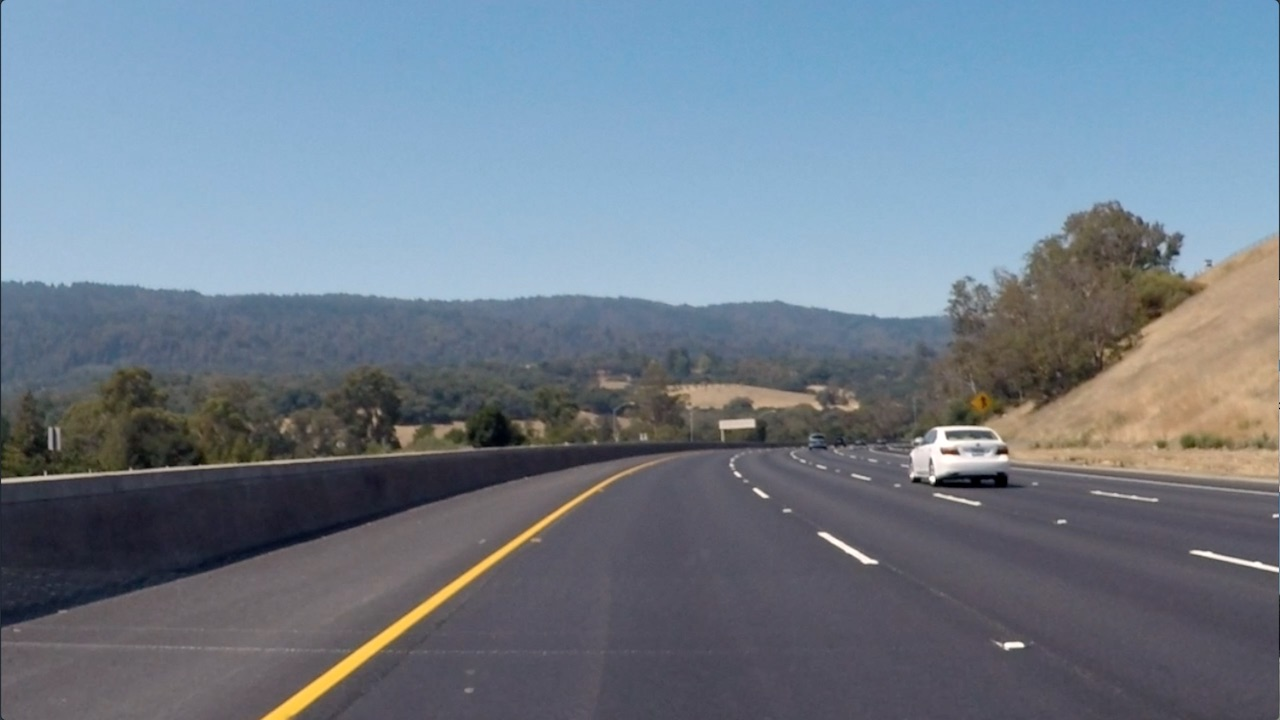
#> input picture convolutional-neural-networks/conv-visualization/data/curved_lane.jpg, 1280 x 720 px, found by its file name
$ jupyter execute Finding_Edges_and_Custom_Kernels.ipynb   (shell and % lines are left out)
#> lines starting #> are read from the running program, lines starting #| are printed output that depends on the picture
# Creating a Filter, Edge Detection

### Import resources and display image

[cell 1]
import matplotlib.pyplot as plt
import matplotlib.image as mpimg

import cv2
import numpy as np


# Read in the image
image = mpimg.imread('images/curved_lane.jpg')
#> image is the input picture: shape (720, 1280, 3); mean R, G, B 112.1, 125, 138.7

plt.imshow(image)

### Convert the image to grayscale

[cell 2]
# Convert to grayscale for filtering
gray = cv2.cvtColor(image, cv2.COLOR_RGB2GRAY)
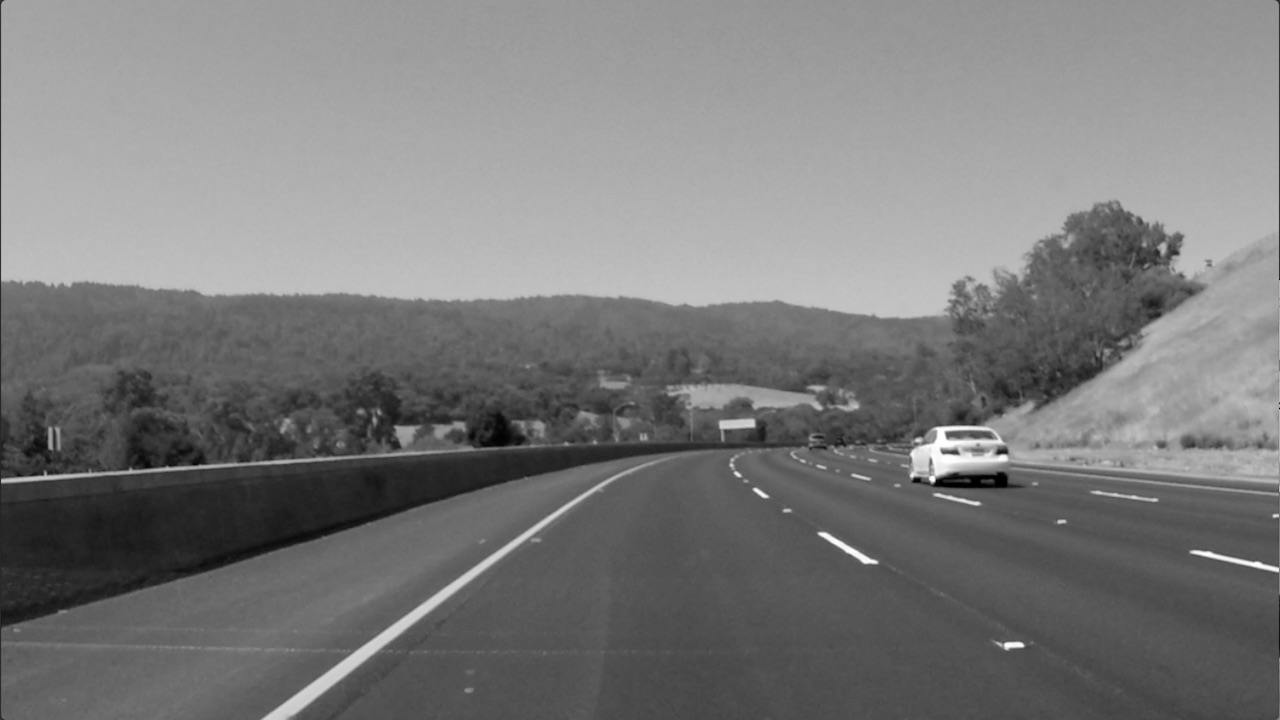
#> gray: shape (720, 1280); min 0, max 255, mean 122.7

plt.imshow(gray, cmap='gray')

### TODO: Create a custom kernel

Below, you've been given one common type of edge detection filter: a Sobel operator.

The Sobel filter is very commonly used in edge detection and in finding patterns in intensity in an image. Applying a Sobel filter to an image is a way of **taking (an approximation) of the derivative of the image** in the x or y direction, separately. The operators look as follows.

**It's up to you to create a Sobel x operator and apply it to the given image.**

For a challenge, see if you can put the image through a series of filters: first one that blurs the image (takes an average of pixels), and then one that detects the edges.

[cell 3]
# Create a custom kernel

# 3x3 array for edge detection
sobel_y = np.array([[ -1, -2, -1],
                   [ 0, 0, 0],
                   [ 1, 2, 1]])

## TODO: Create and apply a Sobel x operator
sobel_x = np.array([[-1, 0, 1],
                   [-2, 0, 2],
                   [-1, 0, 1]])

# Filter the image using filter2D, which has inputs: (grayscale image, bit-depth, kernel)
filtered_image = cv2.filter2D(gray, -1, sobel_y)

plt.imshow(filtered_image, cmap='gray')

### Test out other filters!

You're encouraged to create other kinds of filters and apply them to see what happens! As an **optional exercise**, try the following:
* Create a filter with decimal value weights.
* Create a 5x5 filter
* Apply your filters to the other images in the `images` directory.

[cell 4]
# Create a custom kernel

# 3x3 array for edge detection
sobel_y = np.array([[ -1, -2, -1, -2, -1],
                   [ 0, 0, 0, 0, 0],
                   [ 1, 2, 1, 2, 1]])

## TODO: Create and apply a Sobel x operator
sobel_x = np.array([[-1, 0, 1, 0, -1],
                   [-2, 0, 2, 0, -2],
                   [-1, 0, 1, 0, -1]])

# Filter the image using filter2D, which has inputs: (grayscale image, bit-depth, kernel)
filtered_image = cv2.filter2D(gray, -1, sobel_y)

plt.imshow(filtered_image, cmap='gray')

[cell 5]
# Read in the image
image = mpimg.imread('images/bridge_trees_example.jpg')
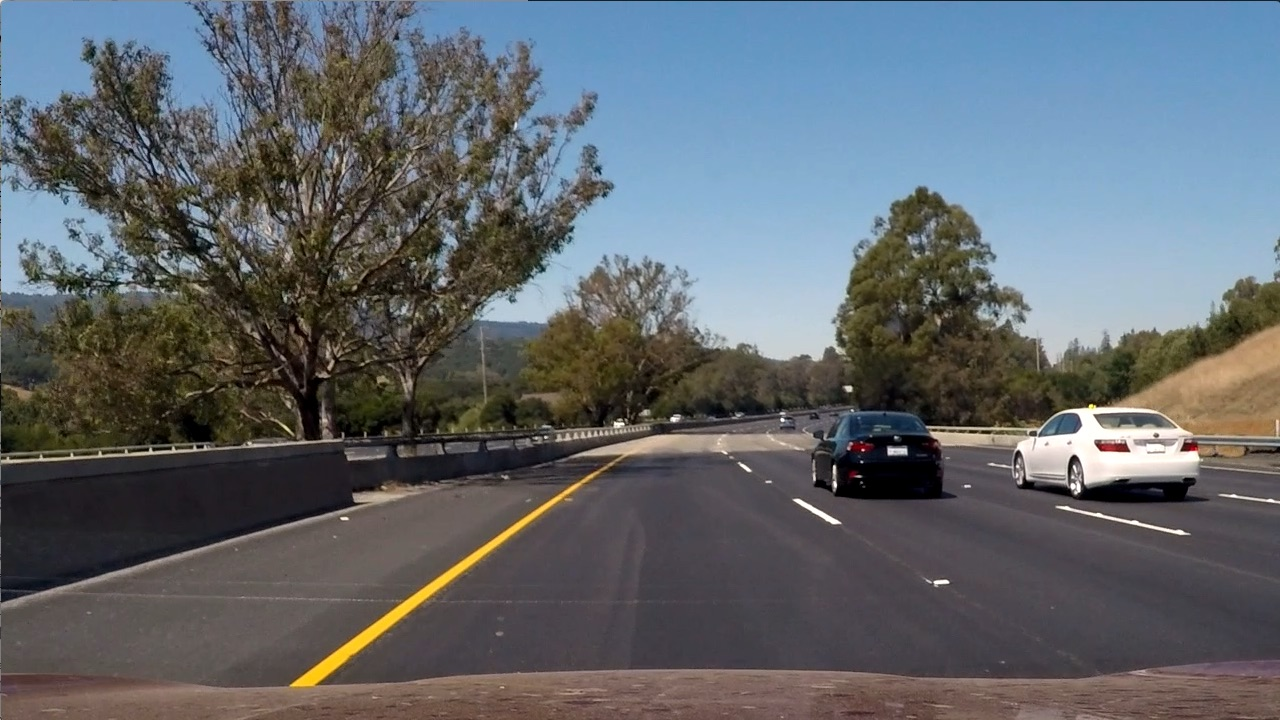
#> input picture convolutional-neural-networks/conv-visualization/data/bridge_trees_example.jpg, 1280 x 720 px, found by its file name
#> image is the input picture: shape (720, 1280, 3); mean R, G, B 97, 102.6, 107.9

plt.imshow(image)

[cell 6]
# Convert to grayscale for filtering
gray = cv2.cvtColor(image, cv2.COLOR_RGB2GRAY)
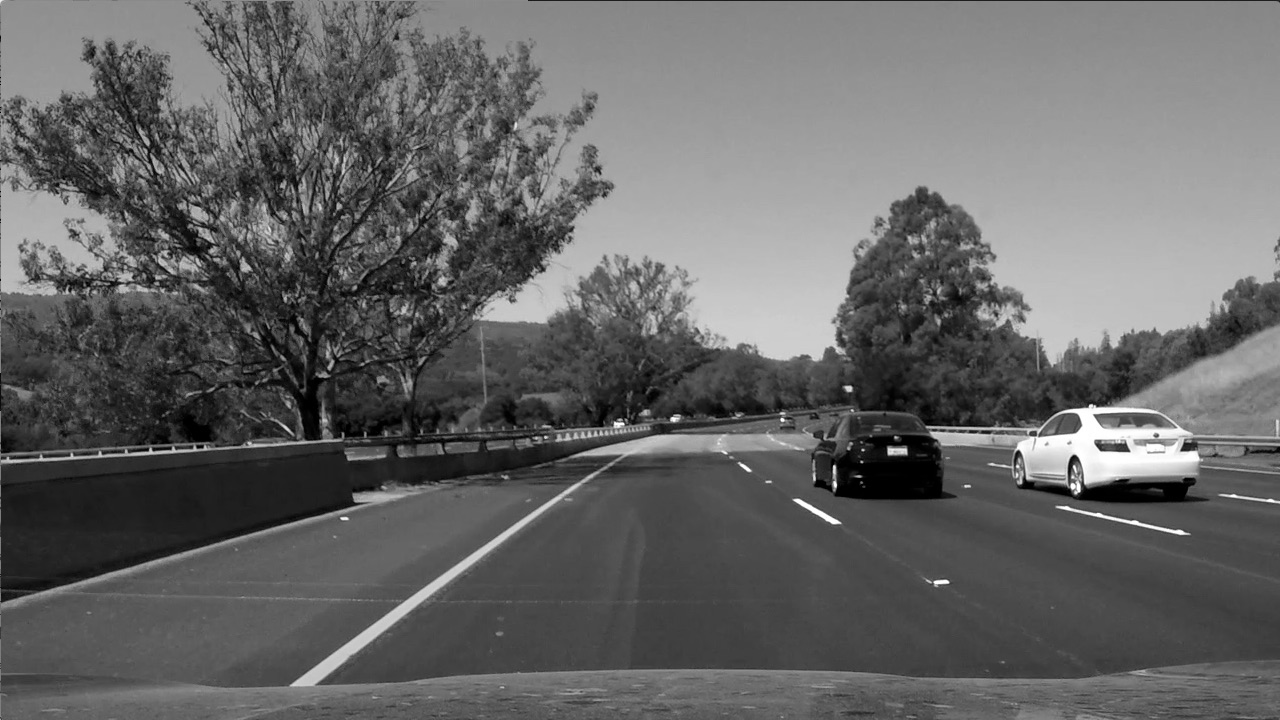
#> gray: shape (720, 1280); min 0, max 255, mean 101.5

plt.imshow(gray, cmap='gray')

[cell 7]
# Create a custom kernel

# 3x3 array for edge detection
sobel_y = np.array([[ -1, -2, -1],
                   [ 0, 0, 0],
                   [ 1, 2, 1]])

## TODO: Create and apply a Sobel x operator
sobel_x = np.array([[-1, 0, 1],
                   [-2, 0, 2],
                   [-1, 0, 1]])

# Filter the image using filter2D, which has inputs: (grayscale image, bit-depth, kernel)
filtered_image = cv2.filter2D(gray, -1, sobel_y)

plt.imshow(filtered_image, cmap='gray')

[cell 8]
# Create a custom kernel

# 3x3 array for edge detection
sobel_y = np.array([[ -1, -2, -1],
                   [ 0, 0, 0],
                   [ 1, 2, 1]])

## TODO: Create and apply a Sobel x operator
sobel_x = np.array([[-0.1, 0.0, 0.1],
                   [-0.2, 0.0, 0.2],
                   [-0.1, 0.0, 0.1]])

# Filter the image using filter2D, which has inputs: (grayscale image, bit-depth, kernel)
filtered_image = cv2.filter2D(gray, -1, sobel_y)

plt.imshow(filtered_image, cmap='gray')

[cell 9]
# Create a custom kernel

# 3x3 array for edge detection
sobel_y = np.array([[ -0.1, -0.2, -0.1],
                   [ 0.0, 0.0, 0.0],
                   [ 0.1, 0.2, 0.1]])

## TODO: Create and apply a Sobel x operator
sobel_x = np.array([[-0.1, 0.0, 0.1],
                   [-0.2, 0.0, 0.2],
                   [-0.1, 0.0, 0.1]])

# Filter the image using filter2D, which has inputs: (grayscale image, bit-depth, kernel)
filtered_image = cv2.filter2D(gray, -1, sobel_y)
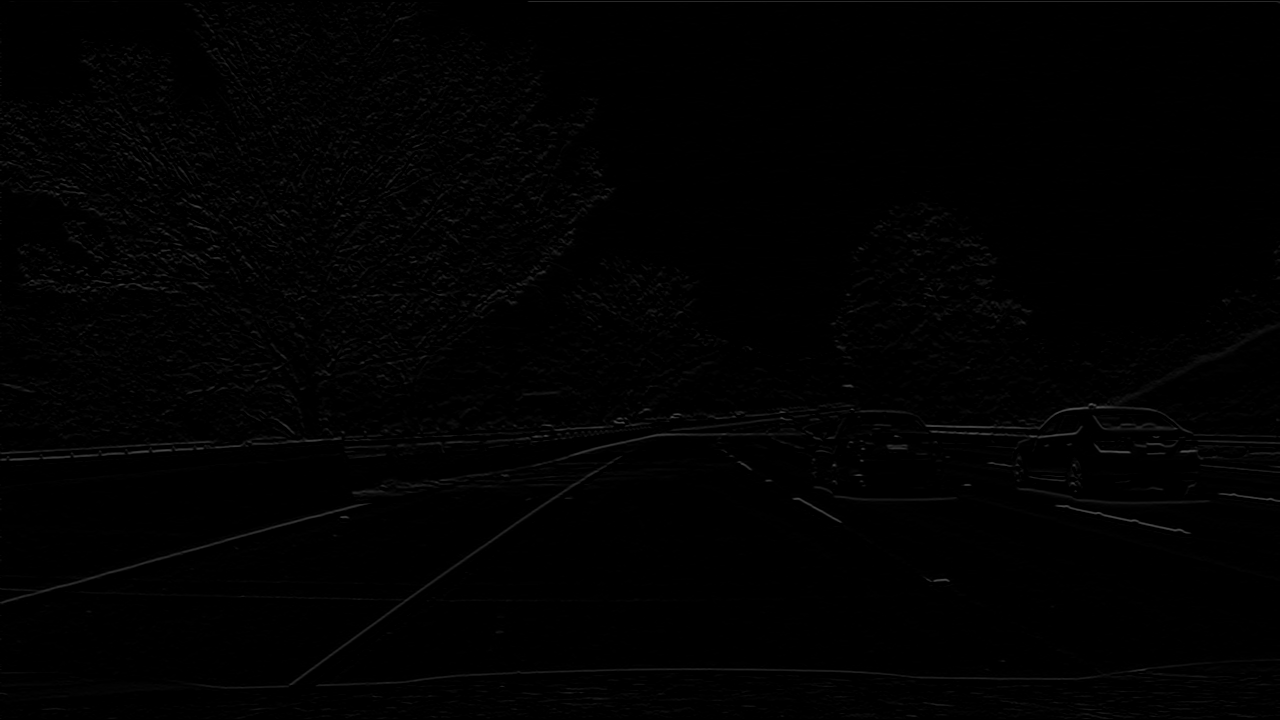
#> filtered_image: shape (720, 1280); min 0, max 80, mean 1.6

plt.imshow(filtered_image, cmap='gray')
